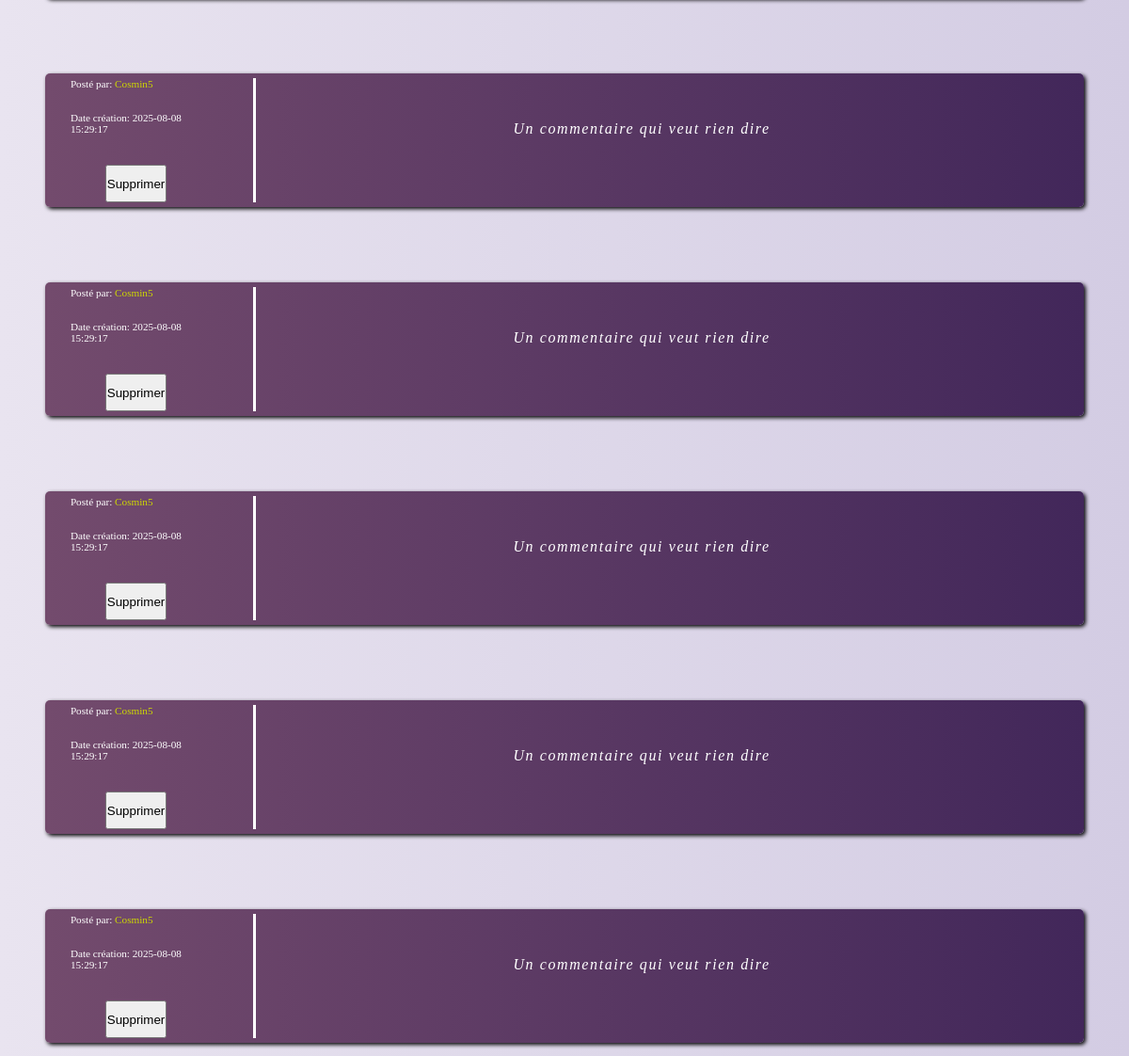
Page /profil.php (signed in, middle part) on the earlier database version.
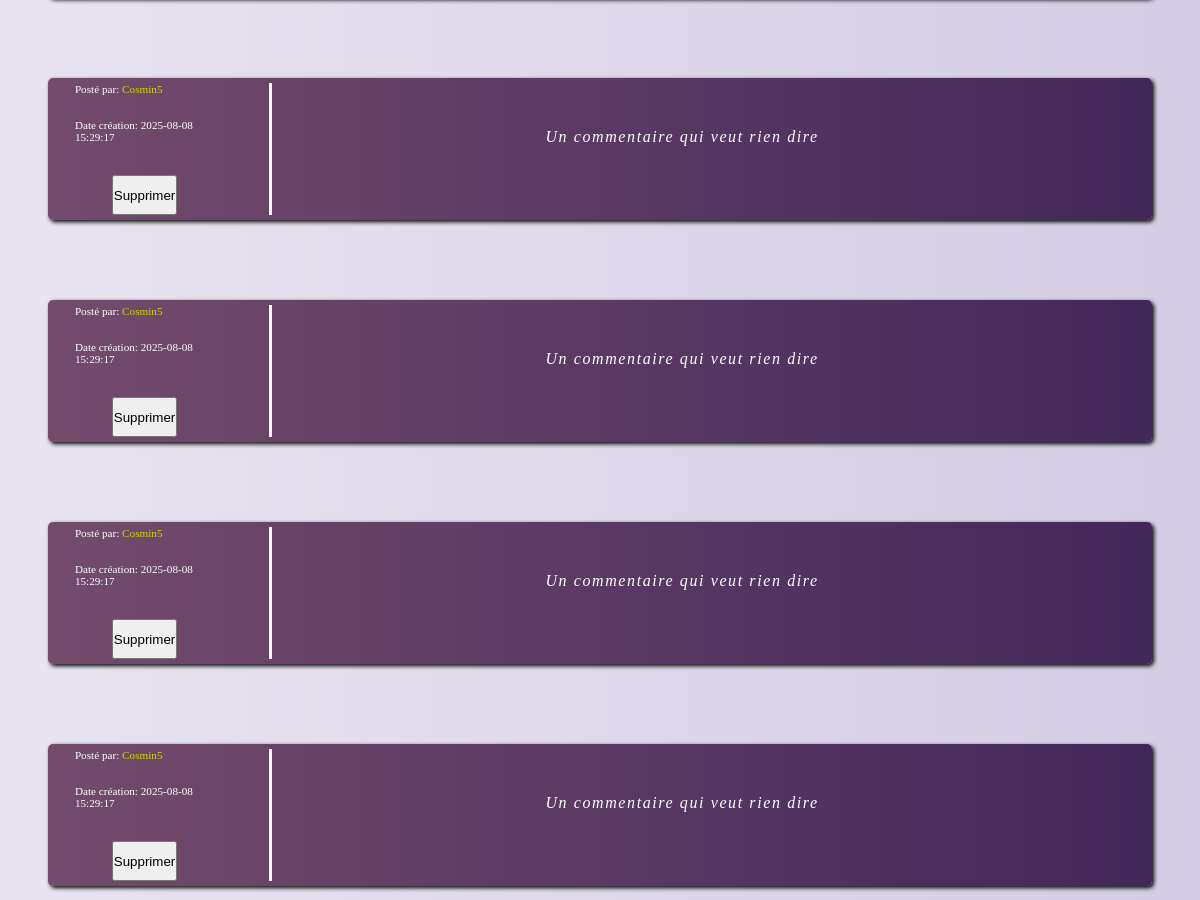
Same page on the later database version.
### tables this page shows
CREATE TABLE IF NOT EXISTS `commentaires` (
  `id` int UNSIGNED NOT NULL AUTO_INCREMENT,
  `commentaire` text NOT NULL,
  `id_utilisateur` int UNSIGNED NOT NULL,
  `date` datetime NOT NULL DEFAULT CURRENT_TIMESTAMP,
  PRIMARY KEY (`id`)
);

CREATE TABLE IF NOT EXISTS `utilisateurs` (
  `id` int UNSIGNED NOT NULL AUTO_INCREMENT,
  `login` varchar(255) NOT NULL,
  `password` varchar(255) NOT NULL,
  PRIMARY KEY (`id`),
  UNIQUE KEY `login` (`login`)
);

### model.php (called while the page is built, shortened)
<?php
if (file_exists("config.php"))
    include "config.php";
else {
    $server = "localhost";
    $user = "root";
    $password = "";
    $database = "livreor";
}
function connect_database()
{
    global $server, $user, $password, $database;
    $conn = new mysqli($server, $user, $password, $database);
    return $conn;
}
function sql_exec(string $sql, object $conn)
{
    try {
        $result = $conn->query($sql);
    } catch (mysqli_sql_exception $e) {
        echo 'Error: ' . $conn->error;
    }
    return $result;
}
function get_commentaires(int $offset = 0, int $amount = 0, $user_id = null): array
{
    $conn = connect_database();
    if (!$conn = connect_database())
        return ["ok" => false, "message" => "Database connection failed", "data" => []];
    $sql = "SELECT date, login, commentaire, commentaires.id AS id FROM commentaires INNER JOIN utilisateurs on commentaires.id_utilisateur=utilisateurs.id";
    if (isset($user_id))
        $sql .= " WHERE utilisateurs.login=\"" . $user_id . "\" ";
    $sql .= " ORDER BY date DESC ";
    $result = sql_exec($sql, $conn);
    $result = $result->fetch_all(MYSQLI_ASSOC);
    return ["ok" => true, "message" => "Data succesfully retrieved", "data" => $result];
}

### templates/comments-list.php (the view, shortened to what this page needs)
<?php
foreach ($comments as $comment) {
?>
    <div class="comment-card-profile comment-card">
        <div class="comment-info">
            <p>Posté par: <span class="comment-info-user"><?php echo $comment['login']; ?></span></p>
            <p>Date création: <?php echo $comment['date']; ?></p>
            <form method="post" action="profil.php" class="delete-form">
                <input type="submit" name="delete-comment" value="Supprimer" class="delete-button">
            </form>
        </div>
        <div class=" comment-content">
            <p>
                <?php echo $comment['commentaire']; ?>
            </p>
        </div>
    </div>
<?php } ?>

Differences in the rows shown:
removed commentaires: id_utilisateur.login "Cosmin5", date "2025-08-08 15:29:17", commentaire "Un commentaire qui veut rien dire"
